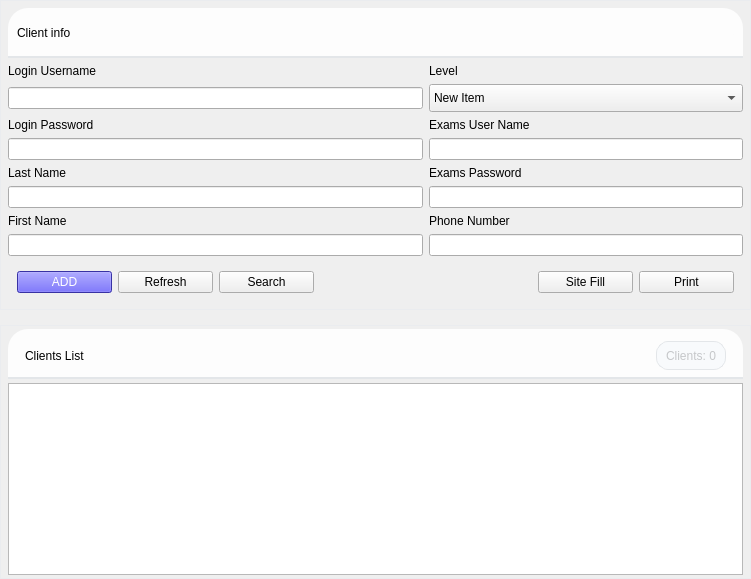
         <widget class="QWidget" name="dashboard">
          <property name="styleSheet">
           <string notr="true">QWidget#widget_7{
border: 1px solid #eaecef;

}
QWidget#widget_6{
border: 1px solid #eaecef;
}</string>
          </property>
          <layout class="QVBoxLayout" name="verticalLayout_2">
           <property name="spacing">
            <number>15</number>
           </property>
           <property name="leftMargin">
            <number>0</number>
           </property>
           <property name="topMargin">
            <number>0</number>
           </property>
           <property name="rightMargin">
            <number>0</number>
           </property>
           <property name="bottomMargin">
            <number>0</number>
           </property>
           <item>
            <widget class="QWidget" name="widget_7" native="true">
             <property name="styleSheet">
              <string notr="true">#QWidget{
background-color: #ff0000;
border-radius: 20px;
}</string>
             </property>
             <layout class="QGridLayout" name="gridLayout_5">
              <property name="leftMargin">
               <number>8</number>
              </property>
              <property name="topMargin">
               <number>8</number>
              </property>
              <property name="rightMargin">
               <number>8</number>
              </property>
              <property name="bottomMargin">
               <number>8</number>
              </property>
              <item row="2" column="1">
               <widget class="QComboBox" name="level_input_1">
                <property name="minimumSize">
                 <size>
                  <width>0</width>
                  <height>28</height>
                 </size>
                </property>
                <item>
                 <property name="text">
                  <string>New Item</string>
                 </property>
                </item>
                <item>
                 <property name="text">
                  <string>New Item</string>
                 </property>
                </item>
                <item>
                 <property name="text">
                  <string>New Item</string>
                 </property>
                </item>
                <item>
                 <property name="text">
                  <string>New Item</string>
                 </property>
                </item>
                <item>
                 <property name="text">
                  <string>New Item</string>
                 </property>
                </item>
                <item>
                 <property name="text">
                  <string>New Item</string>
                 </property>
                </item>
               </widget>
              </item>
              <item row="3" column="0">
               <widget class="QLabel" name="login_password_label_1">
                <property name="text">
                 <string>Login Password</string>
                </property>
               </widget>
              </item>
              <item row="4" column="0">
               <widget class="QLineEdit" name="login_password_1"/>
              </item>
              <item row="8" column="0">
               <widget class="QLineEdit" name="firstname_1"/>
              </item>
              <item row="0" column="0" colspan="2">
               <widget class="QWidget" name="client_info_header1" native="true">
                <property name="minimumSize">
                 <size>
                  <width>0</width>
                  <height>50</height>
                 </size>
                </property>
                <property name="styleSheet">
                 <string notr="true">QWidget{
background-color: #fdfdfd;
border-top-left-radius: 20px;
border-top-right-radius: 20px;
border-bottom: 2px solid #e3e6e9;
}</string>
                </property>
                <layout class="QHBoxLayout" name="horizontalLayout_4">
                 <item>
                  <widget class="QLabel" name="client_info_label_1">
                   <property name="styleSheet">
                    <string notr="true">QLabel{
border: None;
}</string>
                   </property>
                   <property name="text">
                    <string>Client info</string>
                   </property>
                  </widget>
                 </item>
                </layout>
               </widget>
              </item>
              <item row="6" column="0">
               <widget class="QLineEdit" name="lastname_1"/>
              </item>
              <item row="6" column="1">
               <widget class="QLineEdit" name="lineEdit_7"/>
              </item>
              <item row="1" column="0">
               <widget class="QLabel" name="login_username_label_1">
                <property name="text">
                 <string>Login Username</string>
                </property>
               </widget>
              </item>
              <item row="4" column="1">
               <widget class="QLineEdit" name="lineEdit_6"/>
              </item>
              <item row="2" column="0">
               <widget class="QLineEdit" name="login_username_1"/>
              </item>
              <item row="7" column="0">
               <widget class="QLabel" name="firstname_label">
                <property name="text">
                 <string>First Name</string>
                </property>
               </widget>
              </item>
              <item row="8" column="1">
               <widget class="QLineEdit" name="lineEdit_8"/>
              </item>
              <item row="9" column="0">
               <widget class="QWidget" name="widget_8" native="true">
                <property name="styleSheet">
                 <string notr="true">QPushButton{
text-align: center;
}
QPushButto::hover{
background-color: #eaecef;
border:None;
border-bottom: 2px solid #4f46e5;
}</string>
                </property>
                <layout class="QHBoxLayout" name="horizontalLayout_7">
                 <item>
                  <widget class="QPushButton" name="pushButton_7">
                   <property name="sizePolicy">
                    <sizepolicy hsizetype="Fixed" vsizetype="Fixed">
                     <horstretch>0</horstretch>
                     <verstretch>0</verstretch>
                    </sizepolicy>
                   </property>
                   <property name="minimumSize">
                    <size>
                     <width>95</width>
                     <height>0</height>
                    </size>
                   </property>
                   <property name="font">
                    <font>
                     <weight>50</weight>
                     <bold>false</bold>
                     <stylestrategy>PreferAntialias</stylestrategy>
                    </font>
                   </property>
                   <property name="styleSheet">
                    <string notr="true">QPushButton{
background-color: #4f46e5;
color: #ffffff;
}</string>
                   </property>
                   <property name="text">
                    <string>ADD</string>
                   </property>
                   <property name="icon">
                    <iconset>
                     <normalon>:/newPrefix/ic--baseline-add.svg</normalon>
                    </iconset>
                   </property>
                  </widget>
                 </item>
                 <item>
                  <widget class="QPushButton" name="pushButton_8">
                   <property name="sizePolicy">
                    <sizepolicy hsizetype="Fixed" vsizetype="Fixed">
                     <horstretch>0</horstretch>
                     <verstretch>0</verstretch>
                    </sizepolicy>
                   </property>
                   <property name="minimumSize">
                    <size>
                     <width>95</width>
                     <height>0</height>
                    </size>
                   </property>
                   <property name="font">
                    <font>
                     <weight>50</weight>
                     <bold>false</bold>
                    </font>
                   </property>
                   <property name="text">
                    <string>Refresh</string>
                   </property>
                   <property name="icon">
                    <iconset>
                     <normalon>:/newPrefix/ic--baseline-refresh.svg</normalon>
                    </iconset>
                   </property>
                  </widget>
                 </item>
                 <item>
                  <widget class="QPushButton" name="pushButton_9">
                   <property name="sizePolicy">
                    <sizepolicy hsizetype="Fixed" vsizetype="Fixed">
                     <horstretch>0</horstretch>
                     <verstretch>0</verstretch>
                    </sizepolicy>
                   </property>
                   <property name="minimumSize">
                    <size>
                     <width>95</width>
                     <height>0</height>
                    </size>
                   </property>
                   <property name="font">
                    <font>
                     <weight>50</weight>
                     <bold>false</bold>
                    </font>
                   </property>
                   <property name="text">
                    <string>Search</string>
                   </property>
                   <property name="icon">
                    <iconset>
                     <normalon>:/newPrefix/ic--baseline-search.svg</normalon>
                    </iconset>
                   </property>
                  </widget>
                 </item>
                 <item>
                  <spacer name="horizontalSpacer_9">
                   <property name="orientation">
                    <enum>Qt::Horizontal</enum>
                   </property>
                   <property name="sizeType">
                    <enum>QSizePolicy::MinimumExpanding</enum>
                   </property>
                   <property name="sizeHint" stdset="0">
                    <size>
                     <width>100</width>
                     <height>20</height>
                    </size>
                   </property>
                  </spacer>
                 </item>
                </layout>
               </widget>
              </item>
              <item row="5" column="1">
               <widget class="QLabel" name="label_14">
                <property name="text">
                 <string>Exams Password</string>
                </property>
               </widget>
              </item>
              <item row="7" column="1">
               <widget class="QLabel" name="label_15">
                <property name="text">
                 <string>Phone Number</string>
                </property>
               </widget>
              </item>
              <item row="3" column="1">
               <widget class="QLabel" name="label_13">
                <property name="text">
                 <string>Exams User Name</string>
                </property>
               </widget>
              </item>
              <item row="9" column="1">
               <widget class="QWidget" name="widget_9" native="true">
                <layout class="QHBoxLayout" name="horizontalLayout_8">
                 <item>
                  <spacer name="horizontalSpacer_6">
                   <property name="orientation">
                    <enum>Qt::Horizontal</enum>
                   </property>
                   <property name="sizeType">
                    <enum>QSizePolicy::MinimumExpanding</enum>
                   </property>
                   <property name="sizeHint" stdset="0">
                    <size>
                     <width>100</width>
                     <height>20</height>
                    </size>
                   </property>
                  </spacer>
                 </item>
                 <item>
                  <widget class="QPushButton" name="pushButton_11">
                   <property name="minimumSize">
                    <size>
                     <width>95</width>
                     <height>0</height>
                    </size>
                   </property>
                   <property name="text">
                    <string>Site Fill</string>
                   </property>
                   <property name="icon">
                    <iconset>
                     <normalon>:/newPrefix/ic--baseline-download-done.svg</normalon>
                    </iconset>
                   </property>
                  </widget>
                 </item>
                 <item>
                  <widget class="QPushButton" name="pushButton_10">
                   <property name="minimumSize">
                    <size>
                     <width>95</width>
                     <height>0</height>
                    </size>
                   </property>
                   <property name="text">
                    <string>Print</string>
                   </property>
                   <property name="icon">
                    <iconset>
                     <normalon>:/newPrefix/ic--baseline-local-printshop.svg</normalon>
                    </iconset>
                   </property>
                  </widget>
                 </item>
                </layout>
               </widget>
              </item>
              <item row="1" column="1">
               <widget class="QLabel" name="level_label">
                <property name="text">
                 <string>Level</string>
                </property>
               </widget>
              </item>
              <item row="5" column="0">
               <widget class="QLabel" name="lastname_label_1">
                <property name="text">
                 <string>Last Name</string>
                </property>
               </widget>
              </item>
             </layout>
            </widget>
           </item>
           <item>
            <widget class="QWidget" name="widget_6" native="true">
             <property name="styleSheet">
              <string notr="true"/>
             </property>
             <layout class="QVBoxLayout" name="verticalLayout">
              <property name="spacing">
               <number>4</number>
              </property>
              <property name="leftMargin">
               <number>8</number>
              </property>
              <property name="topMargin">
               <number>4</number>
              </property>
              <property name="rightMargin">
               <number>8</number>
              </property>
              <property name="bottomMargin">
               <number>4</number>
              </property>
              <item>
               <widget class="QWidget" name="clients_list_header_1" native="true">
                <property name="minimumSize">
                 <size>
                  <width>0</width>
                  <height>50</height>
                 </size>
                </property>
                <property name="styleSheet">
                 <string notr="true">

.QWidget{
background-color: #fdfdfd;
border-top-left-radius: 20px;
border-top-right-radius: 20px;
border-bottom: 2px solid #e3e6e9;
}</string>
                </property>
                <layout class="QHBoxLayout" name="horizontalLayout_3">
                 <property name="leftMargin">
                  <number>17</number>
                 </property>
                 <property name="topMargin">
                  <number>12</number>
                 </property>
                 <property name="rightMargin">
                  <number>17</number>
                 </property>
                 <item>
                  <widget class="QLabel" name="client_list_label_1">
                   <property name="styleSheet">
                    <string notr="true">QLabel{
border: None;
}</string>
                   </property>
                   <property name="text">
                    <string>Clients List</string>
                   </property>
                  </widget>
                 </item>
                 <item>
                  <spacer name="horizontalSpacer_5">
                   <property name="orientation">
                    <enum>Qt::Horizontal</enum>
                   </property>
                   <property name="sizeHint" stdset="0">
                    <size>
                     <width>40</width>
                     <height>20</height>
                    </size>
                   </property>
                  </spacer>
                 </item>
                 <item>
                  <widget class="QLabel" name="client_num_label_1">
                   <property name="styleSheet">
                    <string notr="true">.QLabel{
border: 1px solid #e3e6e9;
border-radius: 12px;
background-color: #f8fafc;
padding: 4px 6px;
color: #c5c7c9;
}
</string>
                   </property>
                   <property name="text">
                    <string>Clients: 0</string>
                   </property>
                  </widget>
                 </item>
                </layout>
               </widget>
              </item>
              <item>
               <widget class="QTableWidget" name="tableWidget">
                <property name="styleSheet">
                 <string notr="true"/>
                </property>
                <property name="verticalScrollBarPolicy">
                 <enum>Qt::ScrollBarAlwaysOff</enum>
                </property>
                <property name="horizontalScrollBarPolicy">
                 <enum>Qt::ScrollBarAsNeeded</enum>
                </property>
                <property name="rowCount">
                 <number>1</number>
                </property>
                <attribute name="horizontalHeaderCascadingSectionResizes">
                 <bool>false</bool>
                </attribute>
                <attribute name="horizontalHeaderStretchLastSection">
                 <bool>true</bool>
                </attribute>
                <attribute name="verticalHeaderVisible">
                 <bool>false</bool>
                </attribute>
                <row/>
               </widget>
              </item>
             </layout>
            </widget>
           </item>
          </layout>
          <zorder>widget_6</zorder>
          <zorder>widget_7</zorder>
         </widget>
